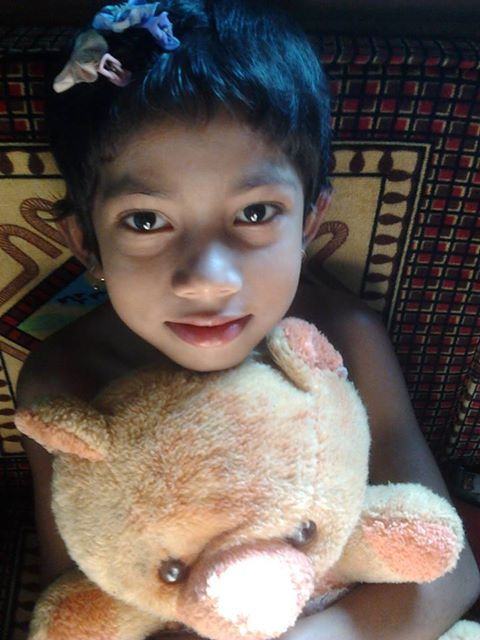
%> input picture 1.jpg, 480 x 640 px
$ octave substraction.m   (GNU Octave 9; MATLAB toolbox functions it lacks are replaced by stand-ins)
%> lines starting %> are read from the running program, lines starting %| are printed output that depends on the picture; in (x1, y1, x2, y2) boxes, pixels count from 0 and x2, y2 are one past the last pixel; in counts of white or black regions, pixels touching at a corner belong together; the program's own positions count from 1
D=imread('1.jpg');
%> D is the input picture: size 640x480x3 uint8; mean R, G, B 101.1, 90.5, 84.3
E=imread('2.jpg');
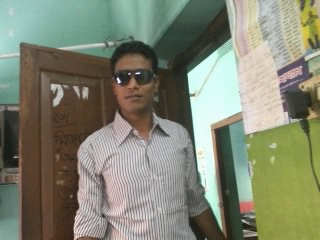
%> input picture 2.jpg, 320 x 240 px
%> E is the input picture: size 240x320x3 uint8; mean R, G, B 129.6, 133, 114.2
 D=imresize(D,[size(E,1) size(E,2)]);
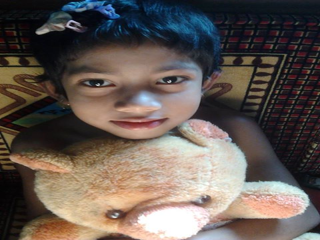
%> D: size 240x320x3 uint8; mean R, G, B 101.1, 90.5, 84.3
 A=double(E);
 C=uint8(zeros(size(A)));
 F=E;
[x,y]=find((A(:,:,1)+A(:,:,2)+A(:,:,3))>650);
%> x = 4837 values from 3 to 240; y = 4837 values from 4 to 313

 for i=1:size(x,1)
    C(x(i),y(i),:)=1;
    F(x(i),y(i),:)=0;
 end
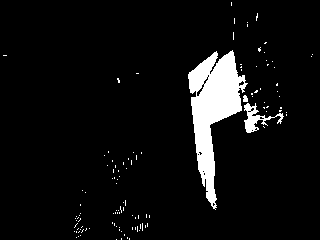
%> C: size 240x320x3 uint8; values 0 (black) and 1 (white), 6.3% white; 117 white regions (114 under 20 px), largest, box (x1, y1, x2, y2) and area: (188, 50, 248, 210) 4118, (244, 103, 284, 133) 391, (243, 95, 248, 102) 29
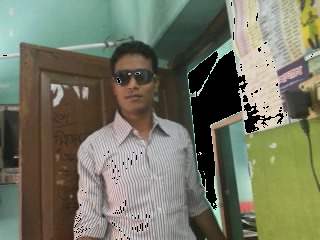
%> F: size 240x320x3 uint8; 6.3% of pixels changed, all inside (x1, y1, x2, y2) = (3, 2, 313, 240)
 C=C.*D;
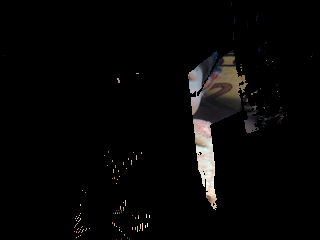
%> C: size 240x320x3 uint8; mean R, G, B 7.1, 6.5, 6.2
 C=C-F;
  imshow(C);
